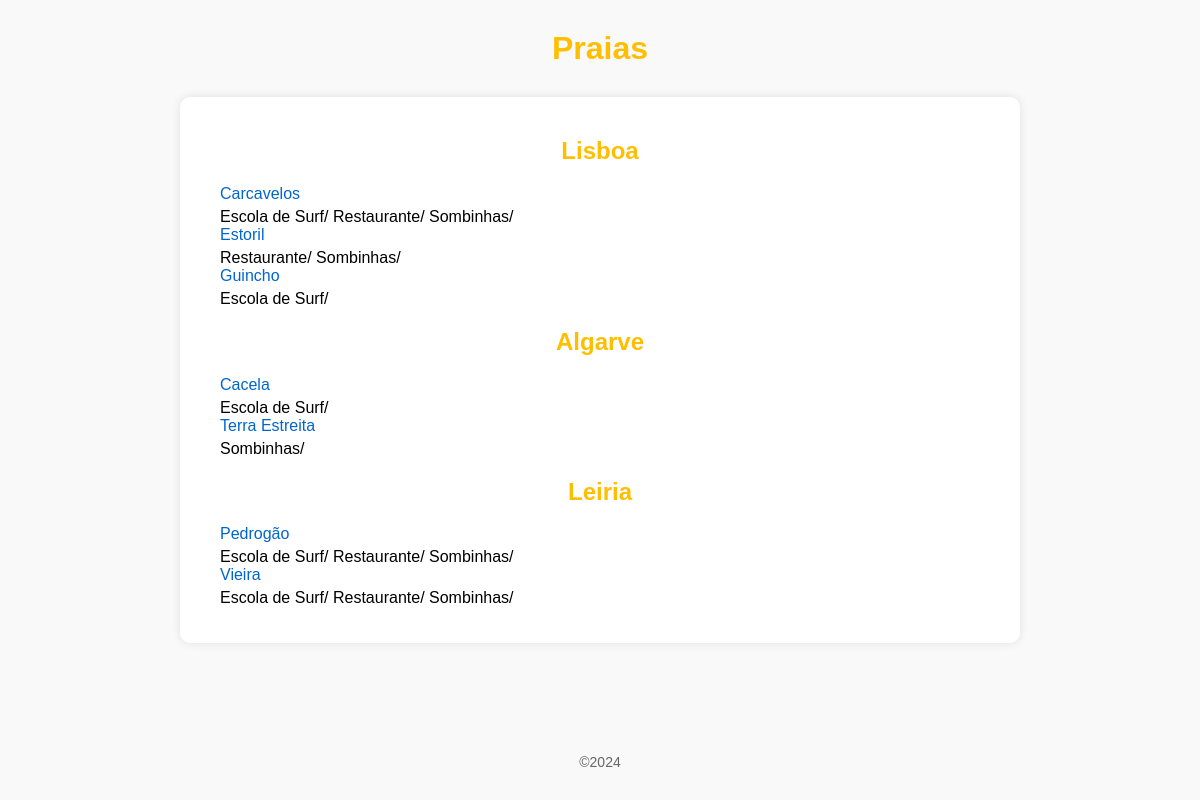
The page /praias/praias/ on the database its author committed.
### praias/models.py (models this page shows, shortened)
class Regiao(models.Model):
    nome = models.CharField(max_length=200)

class Praia(models.Model):
    nome = models.CharField(max_length=200)
    imagem = models.ImageField(upload_to='praias')
    servico  = models.ManyToManyField(Servico,related_name='praias')
    regiao = models.ForeignKey(Regiao, on_delete=models.CASCADE, related_name='praias')

class Servico(models.Model):
    nome = models.CharField(max_length=200)

### praias/views.py (the view)
# urls.py: path('', views.index_view, name='Inicio'),
def index_view(request):
    context = {
      'regioes': Regiao.objects.all(),
   }
    return render(request, "praias/praias.html", context)

### praias/templates/praias/praias.html
{% extends "praias/layout.html" %}
{%block content%}
    {% for regiao in regioes %}
        <h2>{{ regiao.nome }}</h2>
        <ul>
            {% for praia in regiao.praias.all %}
                <li><a href="{% url 'praias:praia' praia.id %}">{{ praia.nome }}</a></li>
                {% for servico in praia.servico.all %}
                    <span>{{ servico.nome }}/</span>
                {% endfor %}
            {% endfor %}
        </ul>
    {% endfor %}
{%endblock%}

### praias/templates/praias/layout.html (style rules this page uses)
body { font-family: Arial, sans-serif; background-color: #f9f9f9; margin: 0; padding: 0; }
h2 { color: #ffbf00; }
ul { list-style-type: none; padding: 0; text-align: left; margin-left: 20px; }
li { color: #333; margin-bottom: 5px; }
a { color: #0066cc; text-decoration: none; transition: color 0.3s ease; }

### rows shown on the page
Regiao: nome "Lisboa"
Praia: nome "Carcavelos"
Servico: nome "Escola de Surf"
Servico: nome "Restaurante"
Servico: nome "Sombinhas"
Praia: nome "Estoril"
Praia: nome "Guincho"
Regiao: nome "Algarve"
Praia: nome "Cacela"
Praia: nome "Terra Estreita"
Regiao: nome "Leiria"
Praia: nome "Pedrogão"
Praia: nome "Vieira"
